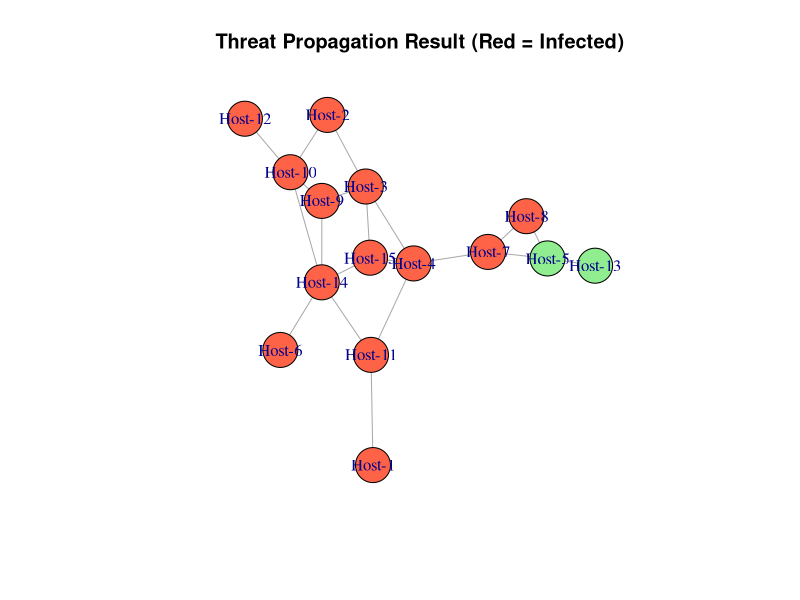

Here is the R script that generated this plot:
# EX 05: Threat Propagation and Attack Surface Analysis
library(igraph)
set.seed(1)

# Build network
g <- erdos.renyi.game(n = 15, p.or.m = 0.2, type = "gnp")
V(g)$name <- paste0("Host-", 1:15)

# Find most exposed host
deg_centrality <- degree(g, mode="all", normalized=TRUE)
most_exposed <- which.max(deg_centrality)
cat(sprintf("Most Exposed Host: %s\n", V(g)$name[most_exposed]))

# Simulate threat propagation
infected <- most_exposed
for (round_num in 1:5) {
  new_infections <- c()
  for (node in infected) {
    for (neighbor in neighbors(g, node)) {
      if (!(neighbor %in% infected) && runif(1) < 0.4) {
        new_infections <- c(new_infections, as.numeric(neighbor))
      }
    }
  }
  infected <- unique(c(infected, new_infections))
  cat(sprintf("Round %d: Infected Hosts = %d\n", round_num, length(infected)))
}

# Visualize
V(g)$color <- ifelse(1:vcount(g) %in% infected, "tomato", "lightgreen")
plot(g, main = "Threat Propagation Result (Red = Infected)", vertex.size = 20)
